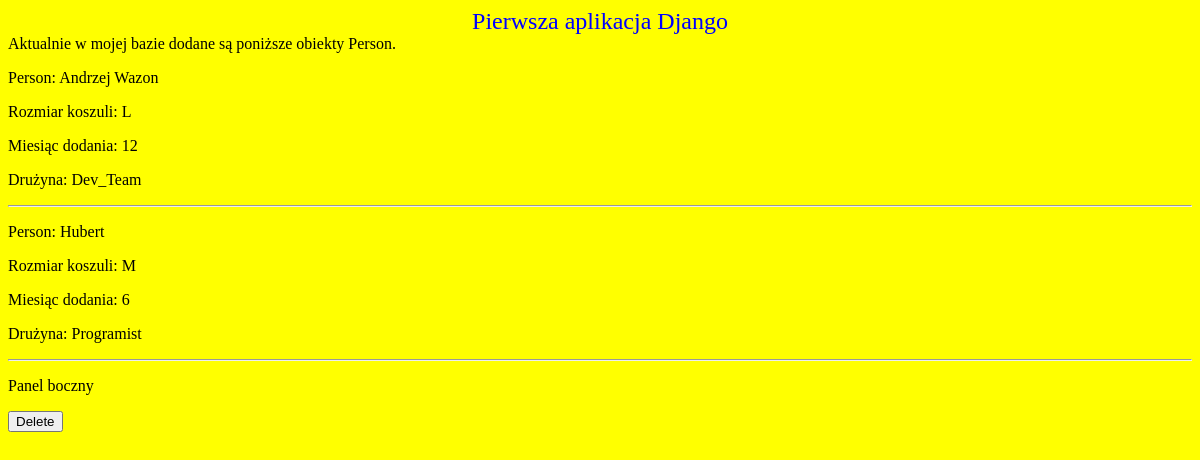
The app's page /folder_aplikacji/persons_html/ (signed in) with its own data.
### folder_aplikacji/models.py (models this page shows, shortened)
class Person(models.Model):
    name = models.CharField(max_length=60)
    pseudonim = models.CharField(max_length=80, default="")
    shirt_size = models.CharField(max_length=1, choices=SHIRT_SIZES, default=SHIRT_SIZES[0][0])
    month_added = models.IntegerField(choices=MONTHS.choices, default=MONTHS.choices[0][0])
    team = models.ForeignKey(Team, null=True, blank=True, on_delete=models.SET_NULL)

class Team(models.Model):
    name = models.CharField(max_length=60)
    country = models.CharField(max_length=2)

### folder_aplikacji/views.py (the view)
# urls.py: path("persons_html/", views.person_list_html),
@login_required
@permission_required('folder_aplikacji.view_person')
def person_list_html(request):
    persons = Person.objects.all()
    return render(request,
                  "folder_aplikacji/person/list.html",
                  {'persons': persons})

### folder_aplikacji/templates/folder_aplikacji/person/list.html (shortened to what this page needs)
{% extends "folder_aplikacji/base.html" %}
{% block content %}
Aktualnie w mojej bazie dodane są poniższe obiekty Person.
{% for person in persons %}
<p>Person: {{ person.name }}</p>
<p>Rozmiar koszuli: {{ person.shirt_size }}</p>
<p>Miesiąc dodania: {{ person.month_added }}</p>
<p>Drużyna: {{ person.team.name }}</p>
<hr>
{% endfor %}
{% endblock %}

### folder_aplikacji/static/css/folder_aplikacji.css (style rules this page uses)
body { background-color: yellow; }

### records on screen
Person: name "Andrzej Wazon", shirt_size "L", month_added "12", team.name "Dev_Team"
Person: name "Hubert", shirt_size "M", month_added "6", team.name "Programist"
